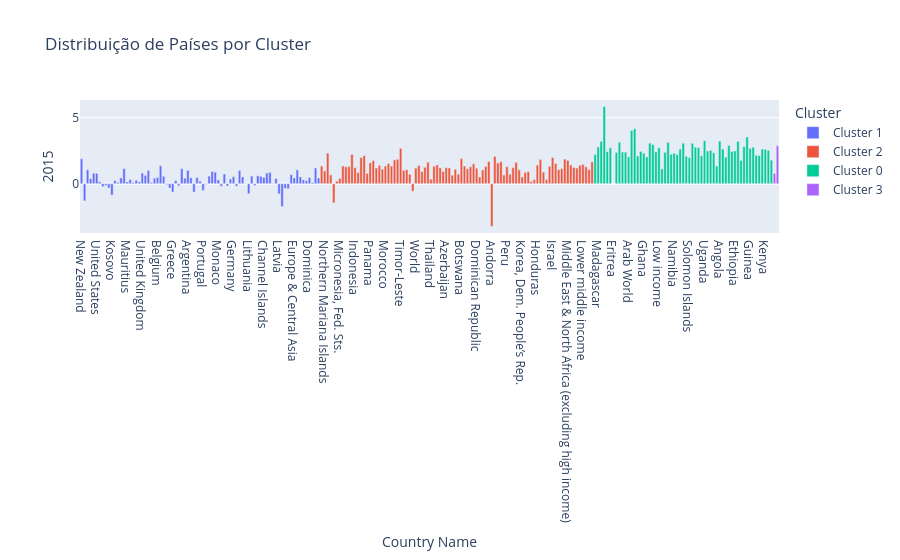

The code cell stored with this chart in its notebook:
### Code cell
import plotly.express as px

# Criando um gráfico de barras que mostra os países e colore por Cluster
fig = px.bar(df_resultados_kmeans, 
             x='Country Name', 
             y='2015',  # Ou qualquer coluna numérica que você queira comparar
             color='Cluster', 
             title='Distribuição de Países por Cluster',
             hover_data=['Country Name'])

fig.show()

### Figure 1 — Plotly figure (JSON) as saved in the notebook; plotly's stock layout.template omitted (floating-point values rounded to 4 significant figures)
{"data": [{"alignmentgroup": "True", "hovertemplate": "Cluster=Cluster 1<br>Country Name=%{x}<br>2015=%{y}<extra></extra>", "legendgroup": "Cluster 1", "marker": {"color": "#636efa", "pattern": {"shape": ""}}, "name": "Cluster 1", "offsetgroup": "Cluster 1", "orientation": "v", "showlegend": true, "textposition": "auto", "type": "bar", "x": ["New Zealand", "Georgia", "Sweden", "Finland", "North America", "United States", "Bermuda", "Hungary", "Japan", "Greenland", "Kosovo", "Czech Republic", "Slovak Republic", "Post-demographic dividend", "St. Kitts and Nevis", "Mauritius", "Belarus", "Montenegro", "European Union", "Macedonia, FYR", "United Kingdom", "OECD members", "Antigua and Barbuda", "Cuba", "Netherlands", "Belgium", "Curacao", "High income", "Moldova", "Croatia", "Greece", "Tuvalu", "Albania", "Norway", "Guyana", "Argentina", "Grenada", "Bulgaria", "France", "Russian Federation", "Portugal", "Faroe Islands", "Denmark", "Malta", "Suriname", "Monaco", "Estonia", "St. Lucia", "Central Europe and the Baltics", "Uruguay", "Germany", "Bosnia and Herzegovina", "Cyprus", "Europe & Central Asia (IDA & IBRD countries)", "Italy", "Lithuania", "Europe & Central Asia (excluding high income)", "Spain", "Late-demographic dividend", "Tonga", "Channel Islands", "Austria", "Canada", "Poland", "Armenia", "Latvia", "Puerto Rico", "Ukraine", "Romania", "Gibraltar", "Europe & Central Asia", "Iceland", "Caribbean small states", "Barbados", "Euro area", "Dominica", "St. Vincent and the Grenadines", "Switzerland", "Aruba"], "xaxis": "x", "y": [1.889, -1.296, 1.054, 0.3747, 0.7953, 0.7844, 0.1474, -0.221, -0.1364, -0.322, -0.8654, 0.2455, 0.09962, 0.4391, 1.136, 0.1324, 0.3159, 0.09291, 0.2604, 0.1362, 0.8094, 0.6269, 1.005, 0.0918, 0.4231, 0.4842, 1.358, 0.5584, -0.0632, -0.3305, -0.6325, 0.2322, -0.1552, 1.136, 0.417, 1.011, 0.4466, -0.6381, 0.4688, 0.1926, -0.5052, -0.04563, 0.5747, 0.9244, 0.8744, 0.2866, -0.1939, 0.7346, -0.1715, 0.3514, 0.5304, -0.1872, 1.004, 0.5159, 0.02129, -0.7588, 0.5756, -0.1348, 0.5979, 0.5516, 0.4746, 0.8105, 0.8631, -0.03221, 0.3837, -0.7725, -1.732, -0.3637, -0.3854, 0.6852, 0.4377, 1.044, 0.5149, 0.2942, 0.2386, 0.4675, 0.09323, 1.194, 0.4322], "yaxis": "y"}, {"alignmentgroup": "True", "hovertemplate": "Cluster=Cluster 2<br>Country Name=%{x}<br>2015=%{y}<extra></extra>", "legendgroup": "Cluster 2", "marker": {"color": "#EF553B", "pattern": {"shape": ""}}, "name": "Cluster 2", "offsetgroup": "Cluster 2", "orientation": "v", "showlegend": true, "textposition": "auto", "type": "bar", "x": ["South Asia", "Northern Mariana Islands", "Zimbabwe", "East Asia & Pacific", "Syrian Arab Republic", "American Samoa", "Micronesia, Fed. Sts.", "Australia", "Cabo Verde", "Mexico", "Tajikistan", "Indonesia", "Brazil", "Central African Republic", "Egypt, Arab Rep.", "Upper middle income", "Panama", "Uzbekistan", "Singapore", "Guam", "Latin America & the Caribbean (IDA & IBRD countries)", "Morocco", "Small states", "South Asia (IDA & IBRD)", "Other small states", "New Caledonia", "Timor-Leste", "Tunisia", "Latin America & Caribbean", "St. Martin (French part)", "Virgin Islands (U.S.)", "World", "Brunei Darussalam", "Palau", "Turkmenistan", "Seychelles", "Thailand", "Djibouti", "Malaysia", "Bangladesh", "Sri Lanka", "Azerbaijan", "Nepal", "Fiji", "Latin America & Caribbean (excluding high income)", "East Asia & Pacific (excluding high income)", "Botswana", "Venezuela, RB", "Nicaragua", "Bahamas, The", "Ecuador", "Dominican Republic", "China", "Chile", "Haiti", "Mongolia", "Andorra", "Kyrgyz Republic", "Philippines", "Lao PDR", "Liechtenstein", "Peru", "East Asia & Pacific (IDA & IBRD countries)", "Lesotho", "Cambodia", "Costa Rica", "Korea, Dem. People’s Rep.", "Myanmar", "Colombia", "Marshall Islands", "El Salvador", "Honduras", "Middle East & North Africa", "Hong Kong SAR, China", "Libya", "Paraguay", "Israel", "Bolivia", "French Polynesia", "Middle income", "Algeria", "Middle East & North Africa (excluding high income)", "Early-demographic dividend", "Iran, Islamic Rep.", "Pacific island small states", "Swaziland", "Lower middle income", "Bhutan", "Vietnam", "South Africa"], "xaxis": "x", "y": [1.337, 0.9652, 2.314, 0.6679, -1.449, 0.1874, 0.399, 1.342, 1.275, 1.293, 2.217, 1.214, 0.8551, 1.978, 2.13, 0.7822, 1.58, 1.746, 1.186, 1.388, 1.1, 1.336, 1.523, 1.337, 1.802, 1.848, 2.679, 1.006, 1.066, 0.7079, -0.5738, 1.182, 1.379, 0.9154, 1.242, 1.628, 0.344, 1.325, 1.425, 1.199, 0.9344, 1.212, 1.196, 0.6404, 1.088, 0.7163, 1.898, 1.341, 1.126, 1.288, 1.507, 1.17, 0.5081, 1.039, 1.307, 1.679, -3.229, 2.061, 1.562, 1.671, 0.6549, 1.294, 0.7188, 1.217, 1.616, 1.051, 0.5123, 0.8571, 0.9109, 0.1794, 0.3086, 1.414, 1.84, 0.8799, 0.3103, 1.313, 1.985, 1.53, 1.061, 1.141, 1.863, 1.768, 1.419, 1.228, 1.187, 1.397, 1.461, 1.276, 1.069, 1.648], "yaxis": "y"}, {"alignmentgroup": "True", "hovertemplate": "Cluster=Cluster 0<br>Country Name=%{x}<br>2015=%{y}<extra></extra>", "legendgroup": "Cluster 0", "marker": {"color": "#00cc96", "pattern": {"shape": ""}}, "name": "Cluster 0", "offsetgroup": "Cluster 0", "orientation": "v", "showlegend": true, "textposition": "auto", "type": "bar", "x": ["Gabon", "Madagascar", "Iraq", "Oman", "Cote d'Ivoire", "Sub-Saharan Africa (IDA & IBRD countries)", "Eritrea", "Fragile and conflict affected situations", "Congo, Dem. Rep.", "Liberia", "Least developed countries: UN classification", "Arab World", "Niger", "Lebanon", "Saudi Arabia", "Yemen, Rep.", "Ghana", "Guatemala", "Zambia", "Mali", "Guinea-Bissau", "Low income", "Bahrain", "Comoros", "Tanzania", "Sudan", "Namibia", "Vanuatu", "Togo", "Malawi", "Pakistan", "Solomon Islands", "Senegal", "Heavily indebted poor countries (HIPC)", "Sub-Saharan Africa", "Sao Tome and Principe", "Uganda", "Cameroon", "Somalia", "Rwanda", "Cayman Islands", "Angola", "Nigeria", "Maldives", "Pre-demographic dividend", "Mauritania", "Ethiopia", "Gambia, The", "Turks and Caicos Islands", "Afghanistan", "South Sudan", "Guinea", "Mozambique", "Sierra Leone", "Belize", "Benin", "Kenya", "Congo, Rep.", "British Virgin Islands"], "xaxis": "x", "y": [2.205, 2.777, 3.209, 5.834, 2.428, 2.731, null, 2.364, 3.142, 2.402, 2.389, 2.03, 4.027, 4.164, 2.095, 2.447, 2.3, 2.024, 3.072, 2.962, 2.404, 2.73, 1.118, 2.372, 3.13, 2.223, 2.303, 2.204, 2.627, 3.067, 2.075, 1.976, 3.065, 2.763, 2.731, 2.125, 3.253, 2.477, 2.53, 2.337, 1.335, 3.227, 2.628, 2.015, 2.895, 2.437, 2.477, 3.201, 1.76, 2.803, 3.535, 2.677, 2.76, 2.155, 2.133, 2.62, 2.611, 2.529, 1.782], "yaxis": "y"}, {"alignmentgroup": "True", "hovertemplate": "Cluster=Cluster 3<br>Country Name=%{x}<br>2015=%{y}<extra></extra>", "legendgroup": "Cluster 3", "marker": {"color": "#ab63fa", "pattern": {"shape": ""}}, "name": "Cluster 3", "offsetgroup": "Cluster 3", "orientation": "v", "showlegend": true, "textposition": "auto", "type": "bar", "x": ["United Arab Emirates", "Qatar"], "xaxis": "x", "y": [0.7765, 2.872], "yaxis": "y"}], "layout": {"barmode": "relative", "legend": {"title": {"text": "Cluster"}, "tracegroupgap": 0}, "title": {"text": "Distribuição de Países por Cluster"}, "xaxis": {"anchor": "y", "domain": [0, 1], "title": {"text": "Country Name"}}, "yaxis": {"anchor": "x", "domain": [0, 1], "title": {"text": "2015"}}}}
